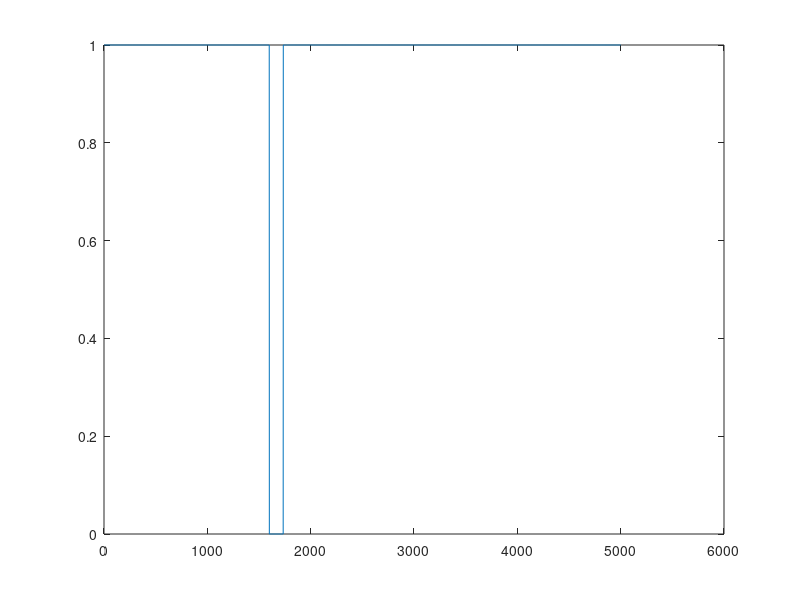
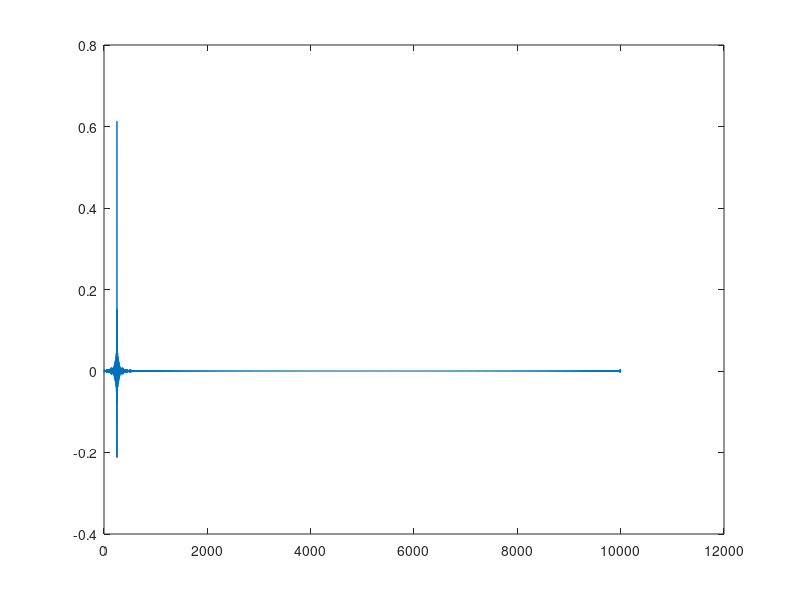
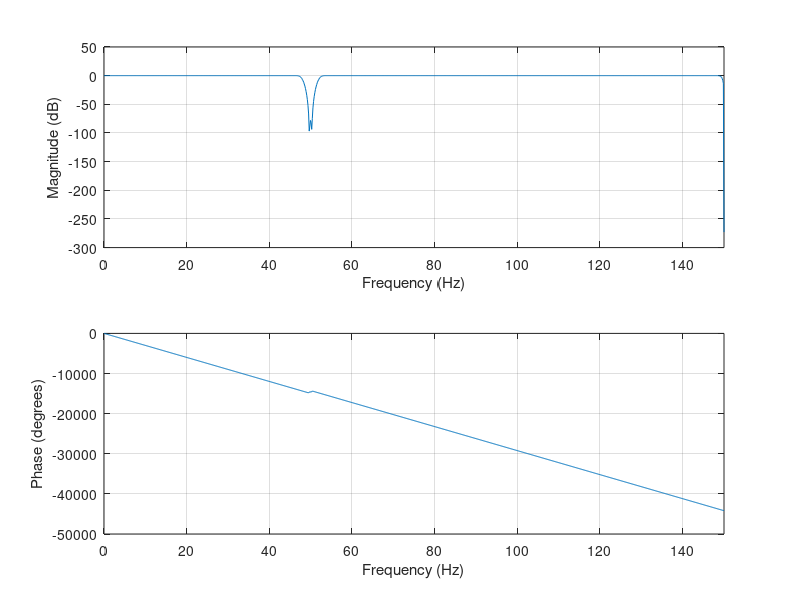

These figures' MATLAB source, in order:


%h_w = 1*abs(w) < wc;

% si multiplico h(t) por una ventana puedo recortarla.
% el problema es que h(t) esta centrada entonces el sistema es no causal
% entonces deberia  desplazarla todo al eje + para que lo sea
% desventaja: hayt que hacer todo en lapiz y papel

% alternativa:
% la parte de generar H(w) y pasarla a h(t); lo hago
% lo hago usando versiones discretizadas, es decir, en vez de usar H(w) continua
% la genero muestreo, y si es una respuesta en frecuencia muestreada, puedo obtener
% la transformada de fourier inversa para obtener h[n]. Desventaja
% al usar la ifft y eso hace que que tengamos una version periorizada de h(t).
% Primero debo pasarle la funcion h(w) con la parte positiva primero y despues los tiempos negativos
% tambien aparece el fenomeno de aliasing temproal.

% Una forma de reducir el aliasing temporal que se produce al usar la transformada de fourier discreta
% Es el muestreo que yo haga en fm sea con muchas muestras.
% 

% tambien en vez de agarrar a la trasnformada y pegar la parte negativa delante de la postivia
% lo que se puede realizar es un retardo temporal en la respuesta deseada.
% En la guia de fourier, si utilizamos la regla de desplazamiento temporal.
% entonces si yo a la respuesta que tengo la multiplico por una expónencial puedo correr la grafica a donde yo quiera
% esta es la forma de corregir para hacerla causal.!!!!

% Repasemos el metodo de diseño de la teoria de filtros FIR

% eespecificamos el modulo y la fase para el filtro que deseaños
% 2 muestreamos dde la respuesta en frecuencia
% 3 aplicamos TDF inversa
% 4 truncamos temporalmente
% 5 corregimos amplitud
% 6 corregir causalidad

% debemos usar las distintas ventanas.
% notar las diferencias entre los lobulos centrales y laterales para cada ventana y ver los efectos que da

% Uso de la TDF para calcular h_d[n] (la respuesta al impulso temporal)
% necesitamos que el tamaño de muestras que hacemos ebn el muestreo de la respuesta deseada
% sea mucho mas grande que el tamaño N del filtro ... M>>N. 
% COnsideracion M = 10N
% nos aseguramos que al periodisarse la respuesta al impulso la copia este mas lejos y me perturve menos
% Para modificar el retardo multiplicamos por una exponencial

% RESUMEN:
% Resumen: Diseño FIR por Fourier y ventaneo
% 1. Especificación de los requerimientos (módulo, o mód. y fase)
% 2. Muestreo de la respuesta en frecuencia, M = 10N
% 3. Aplicación de la TDF inversa
% 4. Corrección para obtener la causalidad (si no se uso la fase)
% 5. Truncado temporal (ventanas temporales)
% 6. Corrección de amplitud (si se atenuó por demás)


%% coDIGO DEL PROFESOR:
fm=300; %frecuencia de muestreo
fr=50; %frecuencia de rechazo

%N=11; %longitud de filtro deseado
N=500;
M=10*N %Longitud de la respuesta en frecuencia deseada para frecuencias positivas
MTot= 2*M+1; %M para frecuencias positivas, Mpara frecuencias negativas , 1 para frecuencia 0
df=fm/(MTot); %deltaf para la resolucion frecuencial

%Construccion de la respuesta de magnitud
MD=ones(1,M+1);
n1=fix(fr/df); %calculo a que muestra corresponde la frecuencia fr
np=n1+1; %le sumo 1 para compensar el indexado desde 1
%nn=M-n1+1; %calculo la muestra en la que aparaece en la parte de frecuencias negativas

nm=ceil(2/df) %numero de muestras para cada lado correspondiente a 2Hz para cada lado

MD(np-nm:np+nm)=0; %Pongo ceros en la frecuencia deseada y una muestra para cada lado (ancho de banda de rechazo =4 HZ)
%MD(nn-nmnn+nm)=0; %lo mismo pero para frecuencias negativas

figure
plot(MD) #todos 1 menos en el rango que definimos 0


%Respuesta de fase: incluye un retarde de (N-1)/2 muestras
ph=exp(-j*2*pi*((N-1)/2)*[0:M]/(MTot));
%ph=[ph conj/fliplr(ph(2:end))];


%Respuesta deseada completa
R=MD.*ph;

%Parte de frecuencias negativas
R=[R conj(R(end:-1:2))];

h=real(ifft(R));
figure
plot(h)

figure
%hf=h(1:N).*hamming(N).';
%hf=h(1:N).*hanning(N).';
%hf=h(1:N).*boxcar(N).';
hf=h(1:N).*blackman(N).';

stem(hf)
hold on
freqz(hf,1,1000,fm);
